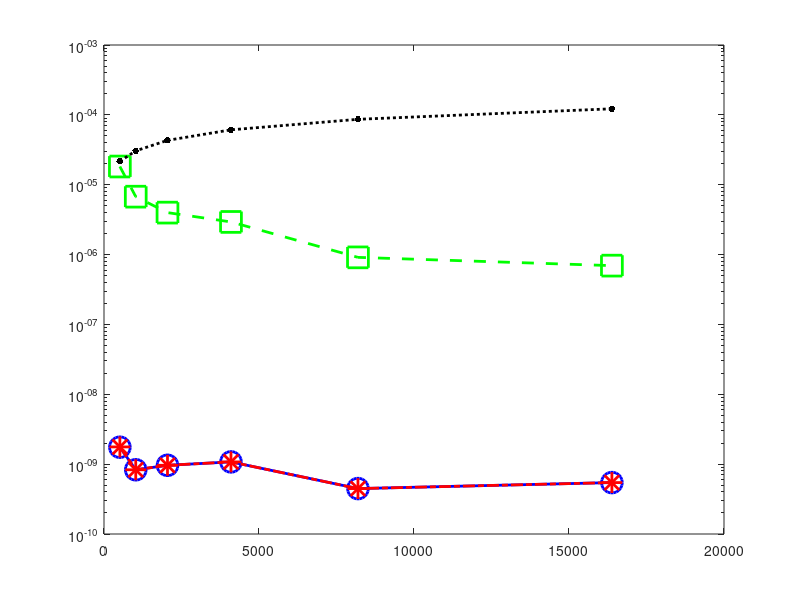

Write MATLAB code to recreate this figure. (Note: this script raises an error after producing the figure.)
function fintplot1()
    margin = 1e-10;
    sizes = [2^9 2^10 2^11 2^12 2^13 2^14];
    lineWidth = 2;
    markerSize = 15;
    
    n_size = size(sizes, 2);
    
    %% test1
    fontSize = 19;
    load("temp1/rev2_prod2_err_back1.mat");
    load("temp1/rev2_prod2_err_back2.mat");
    load("temp1/rev2_prod2_ref_err_back.mat");
    load("temp1/rev2_prod2_bound.mat");
    
    %% plot 1
    figure()
    set(gcf, 'Position',  [10 10 800 650])
    
    semilogy(sizes, ref_err_back_list,'-b', 'Marker', 'o', 'MarkerSize',markerSize, 'Linewidth',lineWidth)
    hold on 
    semilogy(sizes, err_back_list1,'-.r', 'Marker', '*', 'MarkerSize',markerSize, 'Linewidth',lineWidth)
    hold on 
    semilogy(sizes, err_back_list2,'--g', 'Marker', 's', 'MarkerSize',markerSize, 'Linewidth',lineWidth)
    hold on 
    semilogy(sizes, err_bound_list,':k', 'Marker', '.', 'MarkerSize',markerSize, 'Linewidth',lineWidth)
    hold on 
    
    h = legend('fp64', ...
               'fp32', ...
               'f16', ...
               'error bound', ...
         'NumColumns', 4, 'Location', 'Best', 'FontSize', fontSize, BackgroundAlpha=.3);
    
    legend boxoff
    rect = [0.5, 0.01, 0, 0.05];
    set(h, 'Position', rect);
    ylim([0-margin, max(err_bound_list)]+margin);
    set(gca,'xtick',sizes,'xticklabel',{'2^{9}', '2^{10}', '2^{11}', '2^{12}', '2^{13}', '2^{14}'}, 'fontsize',fontSize);
    grid on;
    % title('test 1')
    exportgraphics(gca, 'figures/rev2_mv1_test1.pdf')
    hold off
    
    %% kernel matrix 3
    fontSize = 19;
    load("temp1/rev2_prod3_err_back1.mat");
    load("temp1/rev2_prod3_err_back2.mat");
    load("temp1/rev2_prod3_ref_err_back.mat");
    load("temp1/rev2_prod3_bound.mat");
    
    
    %% test2
    figure()
    set(gcf, 'Position',  [10 10 800 650])
    
    semilogy(sizes, ref_err_back_list,'-b', 'Marker', 'o', 'MarkerSize',markerSize, 'Linewidth',lineWidth)
    hold on 
    semilogy(sizes, err_back_list1,'-.r', 'Marker', '*', 'MarkerSize',markerSize, 'Linewidth',lineWidth)
    hold on 
    semilogy(sizes, err_back_list2,'--g', 'Marker', 's', 'MarkerSize',markerSize, 'Linewidth',lineWidth)
    hold on 
    semilogy(sizes, err_bound_list,':k', 'Marker', '.', 'MarkerSize',markerSize, 'Linewidth',lineWidth)
    hold on 
    h = legend('fp64', ...
               'fp32', ...
               'f16', ...
               'error bound', ...
         'NumColumns',4, 'Location', 'Best', 'FontSize', fontSize, BackgroundAlpha=.3);
    legend boxoff
    rect = [0.5, 0.01, 0, 0.05];
    set(h, 'Position', rect);
    ylim([0-margin, max(err_bound_list)]+margin);
    set(gca,'xtick',sizes,'xticklabel',{'2^{9}', '2^{10}', '2^{11}', '2^{12}', '2^{13}', '2^{14}'}, 'fontsize',fontSize);
    grid on;
    % title('test 2')
    exportgraphics(gca, 'figures/rev2_mv1_test2.pdf')
    hold off
    
    %% test3
    fontSize = 19;
    load("temp1/rev2_prod4_err_back1.mat");
    load("temp1/rev2_prod4_err_back2.mat");
    load("temp1/rev2_prod4_ref_err_back.mat");
    load("temp1/rev2_prod4_bound.mat");
    
    %% plot 1
    figure()
    set(gcf, 'Position',  [10 10 800 650])
    
    semilogy(sizes, ref_err_back_list,'-b', 'Marker', 'o', 'MarkerSize',markerSize, 'Linewidth',lineWidth)
    hold on 
    semilogy(sizes, err_back_list1,'-.r', 'Marker', '*', 'MarkerSize',markerSize, 'Linewidth',lineWidth)
    hold on 
    semilogy(sizes, err_back_list2,'--g', 'Marker', 's', 'MarkerSize',markerSize, 'Linewidth',lineWidth)
    hold on 
    semilogy(sizes, err_bound_list,':k', 'Marker', '.', 'MarkerSize',markerSize, 'Linewidth',lineWidth)
    hold on 
    h = legend('fp64', ...
               'fp32', ...
               'f16', ...
               'error bound', ...
         'NumColumns',4, 'Location', 'Best', 'FontSize', fontSize, BackgroundAlpha=.3);
    legend boxoff
    rect = [0.5, 0.01, 0, 0.05];
    set(h, 'Position', rect);
    ylim([0-margin, max(err_bound_list)]+margin);
    set(gca,'xtick',sizes,'xticklabel',{'2^{9}', '2^{10}', '2^{11}', '2^{12}', '2^{13}', '2^{14}'}, 'fontsize',fontSize);
    grid on;
    % title('test 3')
    exportgraphics(gca, 'figures/rev2_mv1_test3.pdf')
    hold off

end
